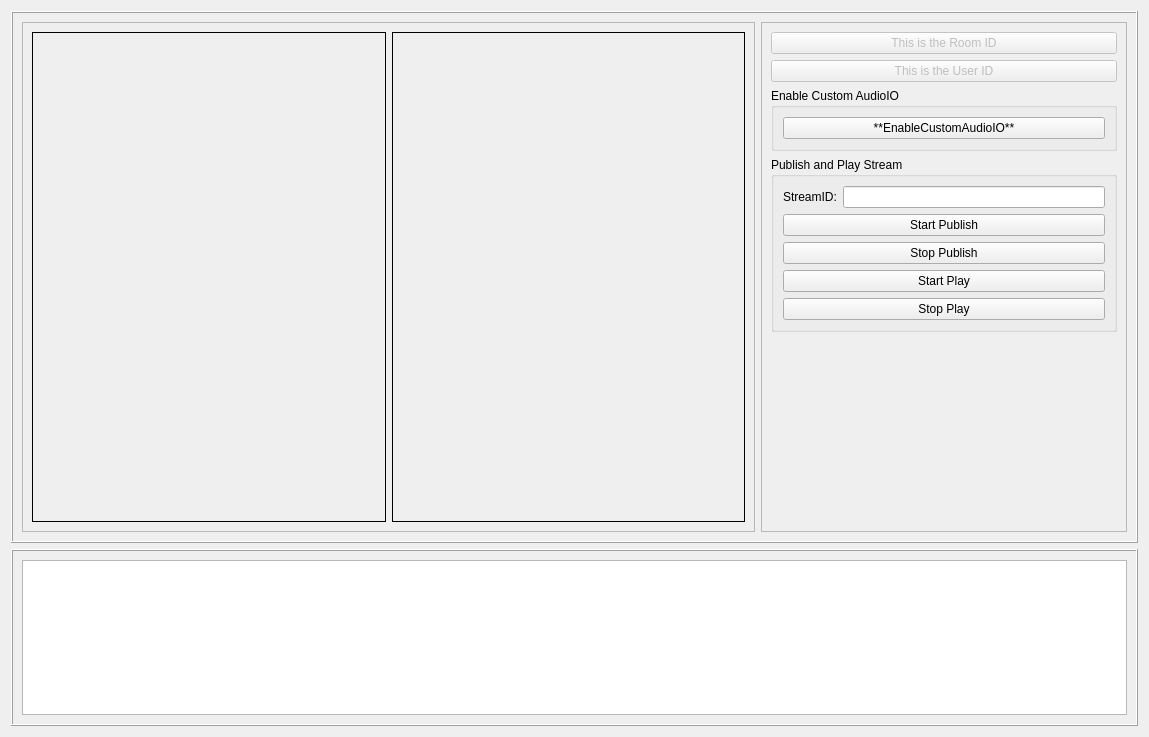
<?xml version="1.0" encoding="UTF-8"?>
<ui version="4.0">
 <class>ZegoCustomAudioIODemo</class>
 <widget class="QWidget" name="ZegoCustomAudioIODemo">
  <property name="geometry">
   <rect>
    <x>0</x>
    <y>0</y>
    <width>1149</width>
    <height>737</height>
   </rect>
  </property>
  <property name="windowTitle">
   <string>Form</string>
  </property>
  <layout class="QVBoxLayout" name="verticalLayout" stretch="3,1">
   <item>
    <widget class="QFrame" name="frame">
     <property name="frameShape">
      <enum>QFrame::Box</enum>
     </property>
     <property name="frameShadow">
      <enum>QFrame::Raised</enum>
     </property>
     <layout class="QHBoxLayout" name="horizontalLayout_4" stretch="2,1">
      <item>
       <widget class="QFrame" name="frame_2">
        <property name="frameShape">
         <enum>QFrame::StyledPanel</enum>
        </property>
        <property name="frameShadow">
         <enum>QFrame::Raised</enum>
        </property>
        <layout class="QHBoxLayout" name="horizontalLayout_2">
         <item>
          <widget class="QFrame" name="frame_local_preview">
           <property name="sizePolicy">
            <sizepolicy hsizetype="Ignored" vsizetype="Ignored">
             <horstretch>0</horstretch>
             <verstretch>0</verstretch>
            </sizepolicy>
           </property>
           <property name="frameShape">
            <enum>QFrame::Box</enum>
           </property>
          </widget>
         </item>
         <item>
          <widget class="QFrame" name="frame_remote_view">
           <property name="sizePolicy">
            <sizepolicy hsizetype="Ignored" vsizetype="Ignored">
             <horstretch>0</horstretch>
             <verstretch>0</verstretch>
            </sizepolicy>
           </property>
           <property name="frameShape">
            <enum>QFrame::Box</enum>
           </property>
          </widget>
         </item>
        </layout>
       </widget>
      </item>
      <item>
       <widget class="QFrame" name="frame_3">
        <property name="maximumSize">
         <size>
          <width>500</width>
          <height>16777215</height>
         </size>
        </property>
        <property name="frameShape">
         <enum>QFrame::StyledPanel</enum>
        </property>
        <property name="frameShadow">
         <enum>QFrame::Raised</enum>
        </property>
        <layout class="QVBoxLayout" name="verticalLayout_5">
         <item>
          <widget class="QPushButton" name="pushButton_roomID">
           <property name="enabled">
            <bool>false</bool>
           </property>
           <property name="text">
            <string>This is the Room ID</string>
           </property>
          </widget>
         </item>
         <item>
          <widget class="QPushButton" name="pushButton_userID">
           <property name="enabled">
            <bool>false</bool>
           </property>
           <property name="text">
            <string>This is the User ID</string>
           </property>
          </widget>
         </item>
         <item>
          <widget class="QGroupBox" name="groupBox">
           <property name="title">
            <string>Enable Custom AudioIO</string>
           </property>
           <layout class="QVBoxLayout" name="verticalLayout_4">
            <item>
             <widget class="QPushButton" name="pushButton_enableCustomAudioIO">
              <property name="text">
               <string>**EnableCustomAudioIO**</string>
              </property>
             </widget>
            </item>
           </layout>
          </widget>
         </item>
         <item>
          <widget class="QGroupBox" name="groupBox_4">
           <property name="title">
            <string>Publish and Play Stream</string>
           </property>
           <layout class="QFormLayout" name="formLayout_2">
            <item row="0" column="0">
             <widget class="QLabel" name="label_3">
              <property name="text">
               <string>StreamID:</string>
              </property>
             </widget>
            </item>
            <item row="0" column="1">
             <widget class="QLineEdit" name="lineEdit_streamID">
              <property name="sizePolicy">
               <sizepolicy hsizetype="Preferred" vsizetype="Preferred">
                <horstretch>0</horstretch>
                <verstretch>0</verstretch>
               </sizepolicy>
              </property>
             </widget>
            </item>
            <item row="4" column="0" colspan="2">
             <widget class="QPushButton" name="pushButton_startPublish">
              <property name="sizePolicy">
               <sizepolicy hsizetype="Preferred" vsizetype="Preferred">
                <horstretch>0</horstretch>
                <verstretch>0</verstretch>
               </sizepolicy>
              </property>
              <property name="text">
               <string>Start Publish</string>
              </property>
             </widget>
            </item>
            <item row="5" column="0" colspan="2">
             <widget class="QPushButton" name="pushButton_stopPublish">
              <property name="sizePolicy">
               <sizepolicy hsizetype="Preferred" vsizetype="Preferred">
                <horstretch>0</horstretch>
                <verstretch>0</verstretch>
               </sizepolicy>
              </property>
              <property name="text">
               <string>Stop Publish</string>
              </property>
             </widget>
            </item>
            <item row="6" column="0" colspan="2">
             <widget class="QPushButton" name="pushButton_startPlay">
              <property name="sizePolicy">
               <sizepolicy hsizetype="Preferred" vsizetype="Preferred">
                <horstretch>0</horstretch>
                <verstretch>0</verstretch>
               </sizepolicy>
              </property>
              <property name="text">
               <string>Start Play</string>
              </property>
             </widget>
            </item>
            <item row="7" column="0" colspan="2">
             <widget class="QPushButton" name="pushButton_stopPlay">
              <property name="sizePolicy">
               <sizepolicy hsizetype="Preferred" vsizetype="Preferred">
                <horstretch>0</horstretch>
                <verstretch>0</verstretch>
               </sizepolicy>
              </property>
              <property name="text">
               <string>Stop Play</string>
              </property>
             </widget>
            </item>
           </layout>
          </widget>
         </item>
         <item>
          <spacer name="verticalSpacer">
           <property name="orientation">
            <enum>Qt::Vertical</enum>
           </property>
           <property name="sizeHint" stdset="0">
            <size>
             <width>20</width>
             <height>161</height>
            </size>
           </property>
          </spacer>
         </item>
        </layout>
       </widget>
      </item>
     </layout>
    </widget>
   </item>
   <item>
    <widget class="QFrame" name="frame_5">
     <property name="sizePolicy">
      <sizepolicy hsizetype="Preferred" vsizetype="Preferred">
       <horstretch>0</horstretch>
       <verstretch>0</verstretch>
      </sizepolicy>
     </property>
     <property name="minimumSize">
      <size>
       <width>300</width>
       <height>0</height>
      </size>
     </property>
     <property name="maximumSize">
      <size>
       <width>16777215</width>
       <height>16777215</height>
      </size>
     </property>
     <property name="frameShape">
      <enum>QFrame::Box</enum>
     </property>
     <property name="frameShadow">
      <enum>QFrame::Raised</enum>
     </property>
     <layout class="QVBoxLayout" name="verticalLayout_2">
      <item>
       <widget class="QTextEdit" name="textEdit_log">
        <property name="html">
         <string>&lt;!DOCTYPE HTML PUBLIC &quot;-//W3C//DTD HTML 4.0//EN&quot; &quot;http://www.w3.org/TR/REC-html40/strict.dtd&quot;&gt;
&lt;html&gt;&lt;head&gt;&lt;meta name=&quot;qrichtext&quot; content=&quot;1&quot; /&gt;&lt;style type=&quot;text/css&quot;&gt;
p, li { white-space: pre-wrap; }
&lt;/style&gt;&lt;/head&gt;&lt;body style=&quot; font-family:'.AppleSystemUIFont'; font-size:13pt; font-weight:400; font-style:normal;&quot;&gt;
&lt;p style=&quot;-qt-paragraph-type:empty; margin-top:0px; margin-bottom:0px; margin-left:0px; margin-right:0px; -qt-block-indent:0; text-indent:0px; font-family:'SimSun'; font-size:9pt;&quot;&gt;&lt;br /&gt;&lt;/p&gt;&lt;/body&gt;&lt;/html&gt;</string>
        </property>
       </widget>
      </item>
     </layout>
    </widget>
   </item>
  </layout>
 </widget>
 <resources/>
 <connections/>
</ui>
